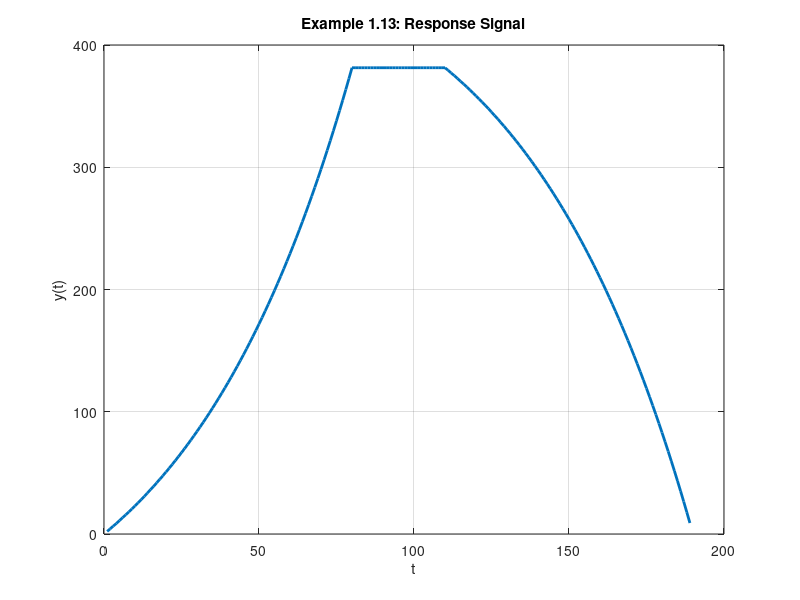
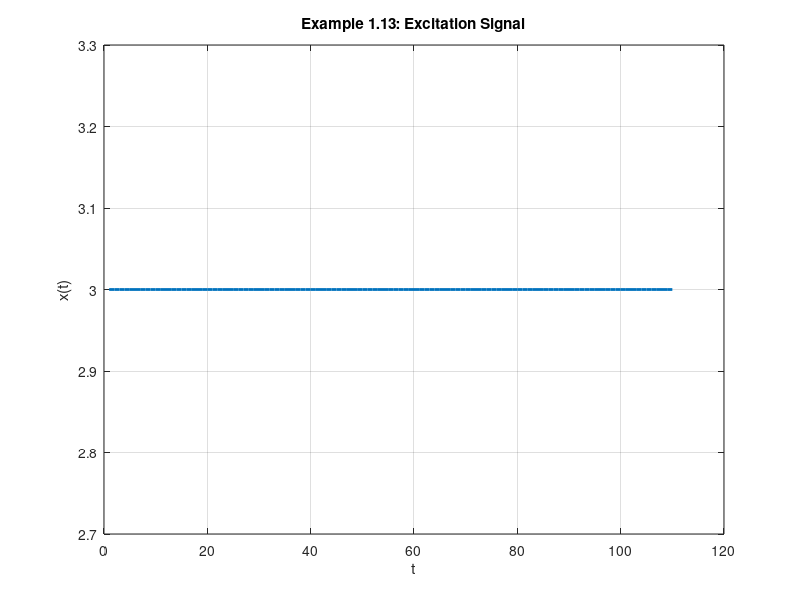
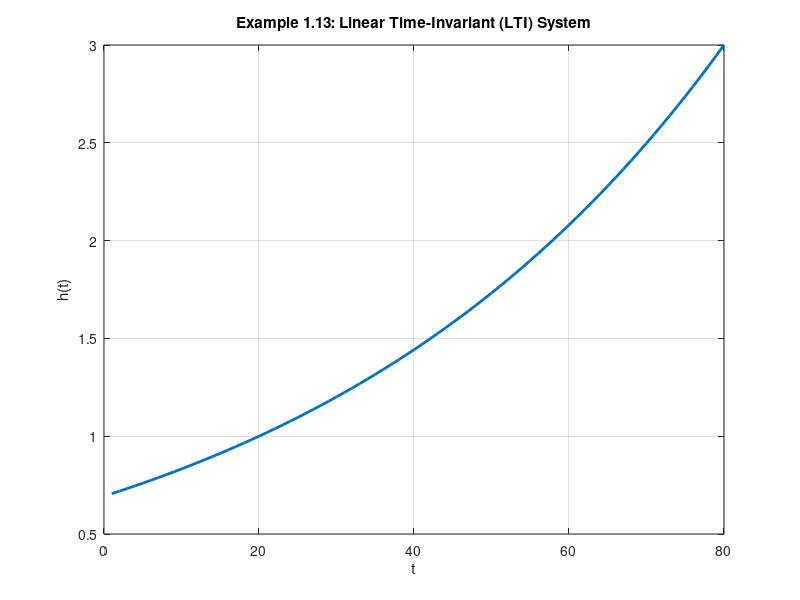

These charts were generated, in order, by the following MATLAB code:
% Prof. Dr. ir. Meshia Cédric OVENEKE
% cedric.oveneke@fitforpurpose.tech
% 2023

clc;
close all;

alpha = 0.1831;
x(1:110) = 3;
h = zeros([1 80]);
for n = 1:80
    h(n) = exp(alpha*(n-20)*0.1); 
end
y = conv(x, h);

figure();
plot(y, 'LineWidth', 2);
title('Example 1.13: Response Signal');
ylabel('y(t)');
xlabel('t');
grid on;

figure();
plot(x, 'LineWidth', 2);
title('Example 1.13: Excitation Signal');
ylabel('x(t)');
xlabel('t');
grid on;

figure();
plot(h, 'LineWidth', 2);
title('Example 1.13: Linear Time-Invariant (LTI) System');
ylabel('h(t)');
xlabel('t');
grid on;